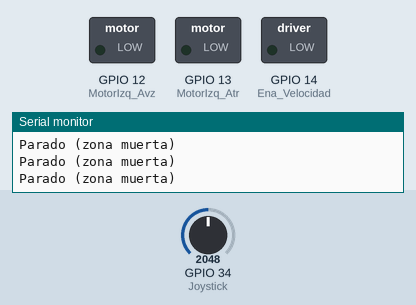
Bench run of a sketch on a simulated ESP32. Shown: switched loads named in the sketch (green lamp = pin HIGH), the last lines printed to the serial monitor. Inputs (shaded band) come from the test bench; at power-on: GPIO 34 (Joystick) = 2048.

Above: at 1.2 s.
1.3 s: GPIO 34 (Joystick) set to 2180
2.8 s: GPIO 34 (Joystick) set to 2248
At 4.0 s:
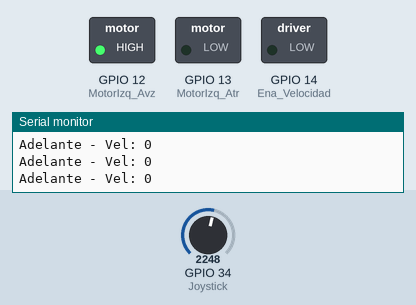
4.3 s: GPIO 34 (Joystick) set to 1228
At 5.5 s:
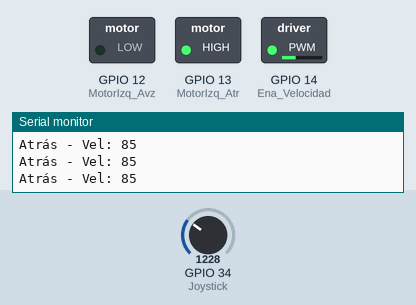
5.8 s: GPIO 34 (Joystick) set to 491
At 7.0 s:
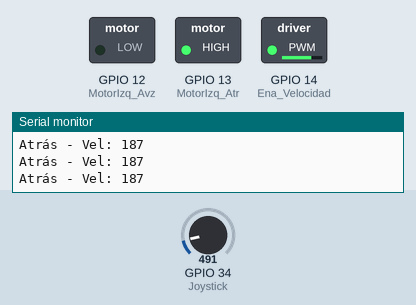
7.3 s: GPIO 34 (Joystick) set to 0
At 8.5 s:
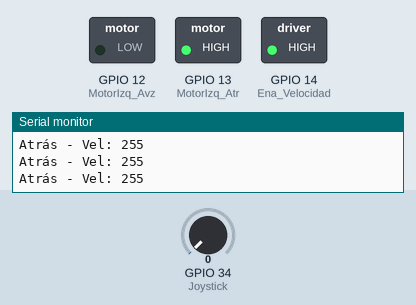
8.8 s: GPIO 34 (Joystick) set to 2866
At 9.9 s:
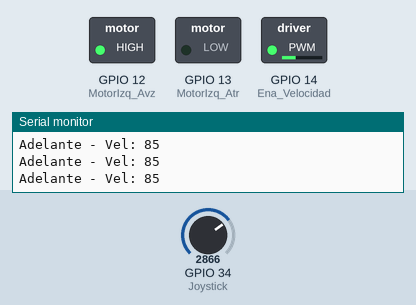
Timing chart, 0 to 11.3 s (numbered marks = the images above; inputs shaded):
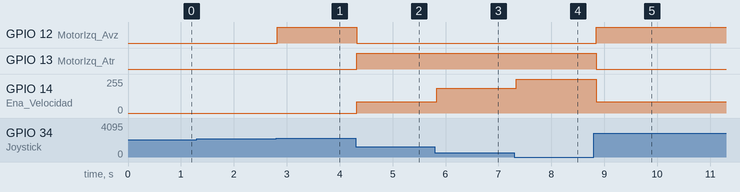

The sketch:

s_ESP_32_MOTORES_PWM.ino
```cpp
// Pines
const int MotorIzq_Avz = 12;
const int MotorIzq_Atr = 13;
const int Ena_Velocidad = 14;
const int Joystick = 34;

// PWM
const int PWM_CHANNEL = 0;
const int PWM_FREQ = 5000;
const int PWM_RESOLUTION = 8;

// DEADZONE
const int Deadzone = 200;

void setup() {
  pinMode(MotorIzq_Avz, OUTPUT);
  pinMode(MotorIzq_Atr, OUTPUT);
  pinMode(Ena_Velocidad, OUTPUT);
  pinMode(Joystick, INPUT);

  // Configurar PWM con LEDC (ESP32)
  ledcSetup (PWM_CHANNEL, PWM_FREQ, PWM_RESOLUTION);
  ledcAttachPin (Ena_Velocidad, PWM_CHANNEL);

  Serial.begin(115200);
  Serial.println("ESP32 + L298N + Joystick INICIADO");
  stopMotor();
}

void patras(int velocidad) {
  digitalWrite(MotorIzq_Avz, LOW);
  digitalWrite(MotorIzq_Atr, HIGH);
  ledcWrite(PWM_CHANNEL, velocidad);
}

void palante(int velocidad) {
  digitalWrite(MotorIzq_Atr, LOW);
  digitalWrite(MotorIzq_Avz, HIGH);
  ledcWrite(PWM_CHANNEL, velocidad);
}

void stopMotor() {
  digitalWrite(MotorIzq_Avz, LOW);
  digitalWrite(MotorIzq_Atr, LOW);
  ledcWrite(PWM_CHANNEL, 0);
}

void loop() {
  int lectura_joy = analogRead(Joystick);
  int centro = 2048;
  int lugar = lectura_joy - centro;  // ← FALTABA EL PUNTO Y COMA

  if (abs(lugar) < Deadzone) {
    stopMotor();
    Serial.println("Parado (zona muerta)");
  } else {
    int velocidad = map(abs(lugar), Deadzone, centro, 0, 255);  // ← center → centro
    velocidad = constrain(velocidad, 0, 255);

    if (lugar > 0) {
      palante(velocidad);
      Serial.print("Adelante - Vel: ");
    } else {
      patras(velocidad);
      Serial.print("Atrás - Vel: ");
    }
    Serial.println(velocidad);
  }

  delay(50);
}
```

Measured:
- the behaviour switches between 2247 and 2248 on GPIO 34 (Joystick) (found by bisection; images 0 and 1)
- after the input at 2.8 s, GPIO 12 (MotorIzq_Avz): LOW → HIGH at once
- after the input at 4.3 s, GPIO 12 (MotorIzq_Avz): HIGH → LOW at once; GPIO 13 (MotorIzq_Atr): LOW → HIGH at once; GPIO 14 (Ena_Velocidad): 0/255 → 85/255 at once
- after the input at 5.8 s, GPIO 14 (Ena_Velocidad): 85/255 → 186/255 at once
- after the input at 7.3 s, GPIO 14 (Ena_Velocidad): 186/255 → 255/255 at once
- after the input at 8.8 s, GPIO 12 (MotorIzq_Avz): LOW → HIGH after 0.05 s; GPIO 13 (MotorIzq_Atr): HIGH → LOW after 0.05 s; GPIO 14 (Ena_Velocidad): 255/255 → 85/255 after 0.05 s
